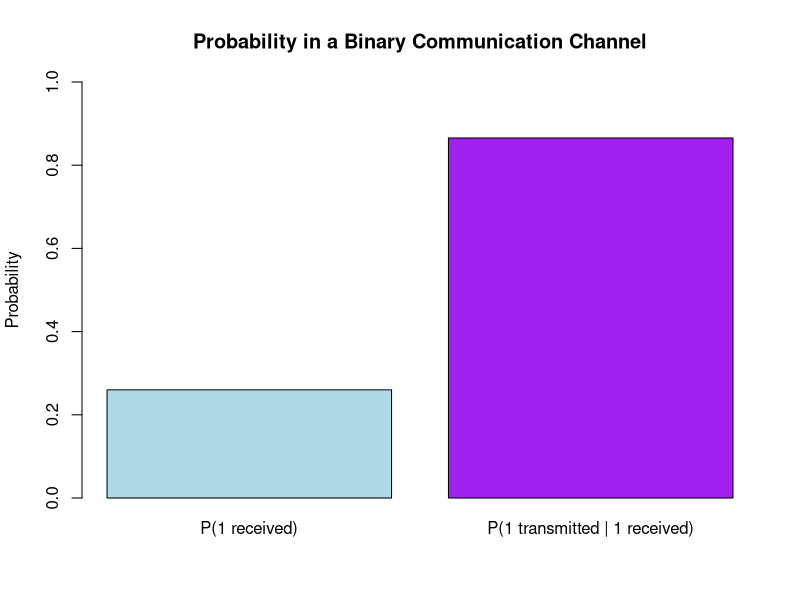

Reproduce this figure in R.
## ---- chunk 1
knitr::opts_chunk$set(echo = TRUE)
## ---- chunk 2
# Given Probabilities
message_transmitted_0 <- 0.70

message_transmitted_1 <- 0.30

## ---- chunk 3
# Given conditional probabilities

prob_received_0 <- 0.95 #P(0 received | 0 sent)

prob_received_1 <- 0.75 #P(1 received | 1 sent)

prob_0_received_1 <- 1 - prob_received_1 #P(0 received | 1 sent)

prob_1_received_0 <- 1 - prob_received_0 #P(1 received | 0 sent)
## ---- chunk 4
received <- (prob_1_received_0 * message_transmitted_0) + (prob_received_1 * message_transmitted_1)
## ---- chunk 5
transmitted <- (prob_received_1 * message_transmitted_1)/ received
## ---- chunk 6
barplot(
  c(received, transmitted), 
  names.arg = c("P(1 received)", "P(1 transmitted | 1 received)"),
  ylim = c(0, 1), 
  col = c("lightblue", "purple"),
  main = "Probability in a Binary Communication Channel",
  ylab = "Probability", xlab = "")
